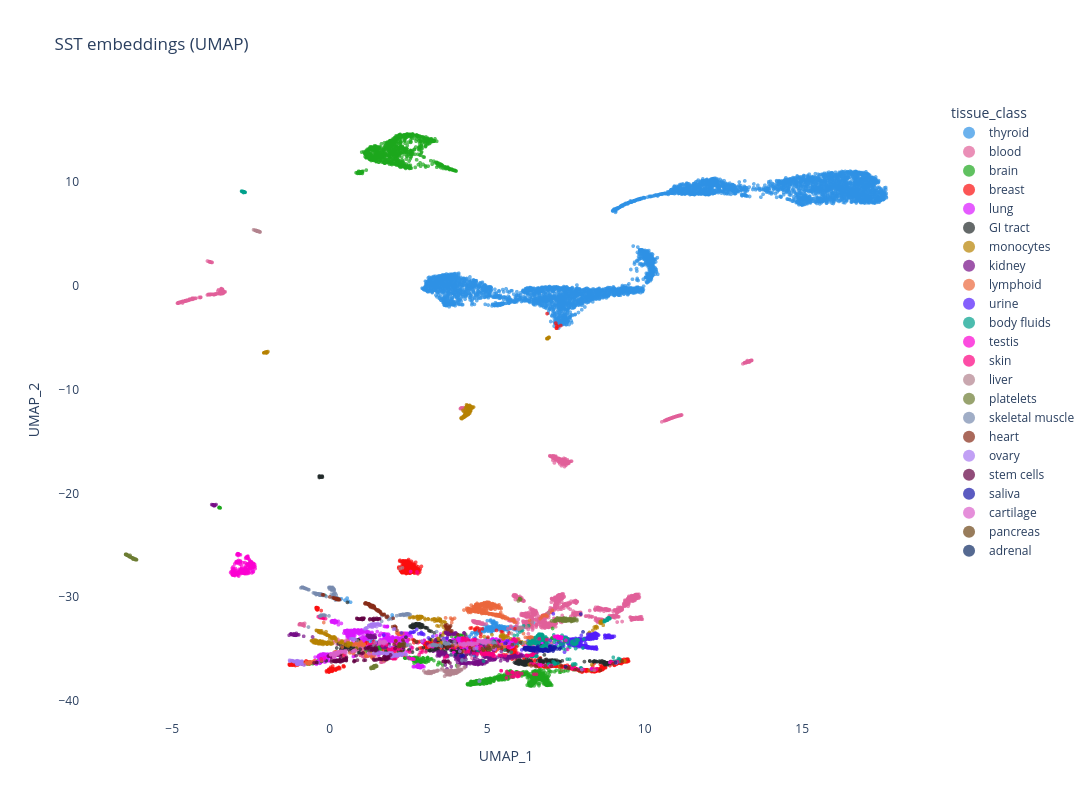

The notebook cell this image was saved under:
### Markdown cell above
## 4. Visualize the SST embeddings (interactive plotly)
`visualize_sst` reduces with UMAP/PCA/t-SNE and returns an interactive plotly figure. `color_by` colours the points; `hover` adds extra metadata to the tooltip. UMAP defaults: `n_neighbors=75, min_dist=0.3, random_state=42` (override via kwargs).

### Code cell
fig = visualize_sst(
    out_mapped,
    metadata=obs,                 # carries the new 'tissue_class' column
    color_by="tissue_class",
    hover=["tissue", "acquisition", "split"],
    method="umap",
    width=1500, height=800,
)

### Figure 1 — Plotly figure (JSON) as saved in the notebook; plotly's stock layout.template omitted (floating-point values rounded to 4 significant figures; data arrays with more than 128 entries replaced by an {"elided": "..."} marker saying what was removed)
{"data": [{"customdata": {"elided": "5512x4 str values"}, "hovertemplate": "tissue_class=thyroid<br>UMAP_1=%{x}<br>UMAP_2=%{y}<br>sample_id=%{customdata[0]}<br>tissue=%{customdata[1]}<br>acquisition=%{customdata[2]}<br>split=%{customdata[3]}<extra></extra>", "legendgroup": "thyroid", "marker": {"color": "#2E91E5", "line": {"width": 0}, "opacity": 0.7, "size": 4, "symbol": "circle"}, "mode": "markers", "name": "thyroid", "showlegend": true, "type": "scattergl", "x": {"elided": "5512 float values"}, "xaxis": "x", "y": {"elided": "5512 float values"}, "yaxis": "y"}, {"customdata": {"elided": "2167x4 str values"}, "hovertemplate": "tissue_class=blood<br>UMAP_1=%{x}<br>UMAP_2=%{y}<br>sample_id=%{customdata[0]}<br>tissue=%{customdata[1]}<br>acquisition=%{customdata[2]}<br>split=%{customdata[3]}<extra></extra>", "legendgroup": "blood", "marker": {"color": "#E15F99", "line": {"width": 0}, "opacity": 0.7, "size": 4, "symbol": "circle"}, "mode": "markers", "name": "blood", "showlegend": true, "type": "scattergl", "x": {"elided": "2167 float values"}, "xaxis": "x", "y": {"elided": "2167 float values"}, "yaxis": "y"}, {"customdata": {"elided": "1831x4 str values"}, "hovertemplate": "tissue_class=brain<br>UMAP_1=%{x}<br>UMAP_2=%{y}<br>sample_id=%{customdata[0]}<br>tissue=%{customdata[1]}<br>acquisition=%{customdata[2]}<br>split=%{customdata[3]}<extra></extra>", "legendgroup": "brain", "marker": {"color": "#1CA71C", "line": {"width": 0}, "opacity": 0.7, "size": 4, "symbol": "circle"}, "mode": "markers", "name": "brain", "showlegend": true, "type": "scattergl", "x": {"elided": "1831 float values"}, "xaxis": "x", "y": {"elided": "1831 float values"}, "yaxis": "y"}, {"customdata": {"elided": "1143x4 str values"}, "hovertemplate": "tissue_class=breast<br>UMAP_1=%{x}<br>UMAP_2=%{y}<br>sample_id=%{customdata[0]}<br>tissue=%{customdata[1]}<br>acquisition=%{customdata[2]}<br>split=%{customdata[3]}<extra></extra>", "legendgroup": "breast", "marker": {"color": "#FB0D0D", "line": {"width": 0}, "opacity": 0.7, "size": 4, "symbol": "circle"}, "mode": "markers", "name": "breast", "showlegend": true, "type": "scattergl", "x": {"elided": "1143 float values"}, "xaxis": "x", "y": {"elided": "1143 float values"}, "yaxis": "y"}, {"customdata": {"elided": "937x4 str values"}, "hovertemplate": "tissue_class=lung<br>UMAP_1=%{x}<br>UMAP_2=%{y}<br>sample_id=%{customdata[0]}<br>tissue=%{customdata[1]}<br>acquisition=%{customdata[2]}<br>split=%{customdata[3]}<extra></extra>", "legendgroup": "lung", "marker": {"color": "#DA16FF", "line": {"width": 0}, "opacity": 0.7, "size": 4, "symbol": "circle"}, "mode": "markers", "name": "lung", "showlegend": true, "type": "scattergl", "x": {"elided": "937 float values"}, "xaxis": "x", "y": {"elided": "937 float values"}, "yaxis": "y"}, {"customdata": {"elided": "521x4 str values"}, "hovertemplate": "tissue_class=GI tract<br>UMAP_1=%{x}<br>UMAP_2=%{y}<br>sample_id=%{customdata[0]}<br>tissue=%{customdata[1]}<br>acquisition=%{customdata[2]}<br>split=%{customdata[3]}<extra></extra>", "legendgroup": "GI tract", "marker": {"color": "#222A2A", "line": {"width": 0}, "opacity": 0.7, "size": 4, "symbol": "circle"}, "mode": "markers", "name": "GI tract", "showlegend": true, "type": "scattergl", "x": {"elided": "521 float values"}, "xaxis": "x", "y": {"elided": "521 float values"}, "yaxis": "y"}, {"customdata": {"elided": "491x4 str values"}, "hovertemplate": "tissue_class=monocytes<br>UMAP_1=%{x}<br>UMAP_2=%{y}<br>sample_id=%{customdata[0]}<br>tissue=%{customdata[1]}<br>acquisition=%{customdata[2]}<br>split=%{customdata[3]}<extra></extra>", "legendgroup": "monocytes", "marker": {"color": "#B68100", "line": {"width": 0}, "opacity": 0.7, "size": 4, "symbol": "circle"}, "mode": "markers", "name": "monocytes", "showlegend": true, "type": "scattergl", "x": {"elided": "491 float values"}, "xaxis": "x", "y": {"elided": "491 float values"}, "yaxis": "y"}, {"customdata": {"elided": "446x4 str values"}, "hovertemplate": "tissue_class=kidney<br>UMAP_1=%{x}<br>UMAP_2=%{y}<br>sample_id=%{customdata[0]}<br>tissue=%{customdata[1]}<br>acquisition=%{customdata[2]}<br>split=%{customdata[3]}<extra></extra>", "legendgroup": "kidney", "marker": {"color": "#750D86", "line": {"width": 0}, "opacity": 0.7, "size": 4, "symbol": "circle"}, "mode": "markers", "name": "kidney", "showlegend": true, "type": "scattergl", "x": {"elided": "446 float values"}, "xaxis": "x", "y": {"elided": "446 float values"}, "yaxis": "y"}, {"customdata": {"elided": "433x4 str values"}, "hovertemplate": "tissue_class=lymphoid<br>UMAP_1=%{x}<br>UMAP_2=%{y}<br>sample_id=%{customdata[0]}<br>tissue=%{customdata[1]}<br>acquisition=%{customdata[2]}<br>split=%{customdata[3]}<extra></extra>", "legendgroup": "lymphoid", "marker": {"color": "#EB663B", "line": {"width": 0}, "opacity": 0.7, "size": 4, "symbol": "circle"}, "mode": "markers", "name": "lymphoid", "showlegend": true, "type": "scattergl", "x": {"elided": "433 float values"}, "xaxis": "x", "y": {"elided": "433 float values"}, "yaxis": "y"}, {"customdata": {"elided": "393x4 str values"}, "hovertemplate": "tissue_class=urine<br>UMAP_1=%{x}<br>UMAP_2=%{y}<br>sample_id=%{customdata[0]}<br>tissue=%{customdata[1]}<br>acquisition=%{customdata[2]}<br>split=%{customdata[3]}<extra></extra>", "legendgroup": "urine", "marker": {"color": "#511CFB", "line": {"width": 0}, "opacity": 0.7, "size": 4, "symbol": "circle"}, "mode": "markers", "name": "urine", "showlegend": true, "type": "scattergl", "x": {"elided": "393 float values"}, "xaxis": "x", "y": {"elided": "393 float values"}, "yaxis": "y"}, {"customdata": {"elided": "365x4 str values"}, "hovertemplate": "tissue_class=body fluids<br>UMAP_1=%{x}<br>UMAP_2=%{y}<br>sample_id=%{customdata[0]}<br>tissue=%{customdata[1]}<br>acquisition=%{customdata[2]}<br>split=%{customdata[3]}<extra></extra>", "legendgroup": "body fluids", "marker": {"color": "#00A08B", "line": {"width": 0}, "opacity": 0.7, "size": 4, "symbol": "circle"}, "mode": "markers", "name": "body fluids", "showlegend": true, "type": "scattergl", "x": {"elided": "365 float values"}, "xaxis": "x", "y": {"elided": "365 float values"}, "yaxis": "y"}, {"customdata": {"elided": "316x4 str values"}, "hovertemplate": "tissue_class=testis<br>UMAP_1=%{x}<br>UMAP_2=%{y}<br>sample_id=%{customdata[0]}<br>tissue=%{customdata[1]}<br>acquisition=%{customdata[2]}<br>split=%{customdata[3]}<extra></extra>", "legendgroup": "testis", "marker": {"color": "#FB00D1", "line": {"width": 0}, "opacity": 0.7, "size": 4, "symbol": "circle"}, "mode": "markers", "name": "testis", "showlegend": true, "type": "scattergl", "x": {"elided": "316 float values"}, "xaxis": "x", "y": {"elided": "316 float values"}, "yaxis": "y"}, {"customdata": {"elided": "264x4 str values"}, "hovertemplate": "tissue_class=skin<br>UMAP_1=%{x}<br>UMAP_2=%{y}<br>sample_id=%{customdata[0]}<br>tissue=%{customdata[1]}<br>acquisition=%{customdata[2]}<br>split=%{customdata[3]}<extra></extra>", "legendgroup": "skin", "marker": {"color": "#FC0080", "line": {"width": 0}, "opacity": 0.7, "size": 4, "symbol": "circle"}, "mode": "markers", "name": "skin", "showlegend": true, "type": "scattergl", "x": {"elided": "264 float values"}, "xaxis": "x", "y": {"elided": "264 float values"}, "yaxis": "y"}, {"customdata": {"elided": "256x4 str values"}, "hovertemplate": "tissue_class=liver<br>UMAP_1=%{x}<br>UMAP_2=%{y}<br>sample_id=%{customdata[0]}<br>tissue=%{customdata[1]}<br>acquisition=%{customdata[2]}<br>split=%{customdata[3]}<extra></extra>", "legendgroup": "liver", "marker": {"color": "#B2828D", "line": {"width": 0}, "opacity": 0.7, "size": 4, "symbol": "circle"}, "mode": "markers", "name": "liver", "showlegend": true, "type": "scattergl", "x": {"elided": "256 float values"}, "xaxis": "x", "y": {"elided": "256 float values"}, "yaxis": "y"}, {"customdata": {"elided": "250x4 str values"}, "hovertemplate": "tissue_class=platelets<br>UMAP_1=%{x}<br>UMAP_2=%{y}<br>sample_id=%{customdata[0]}<br>tissue=%{customdata[1]}<br>acquisition=%{customdata[2]}<br>split=%{customdata[3]}<extra></extra>", "legendgroup": "platelets", "marker": {"color": "#6C7C32", "line": {"width": 0}, "opacity": 0.7, "size": 4, "symbol": "circle"}, "mode": "markers", "name": "platelets", "showlegend": true, "type": "scattergl", "x": {"elided": "250 float values"}, "xaxis": "x", "y": {"elided": "250 float values"}, "yaxis": "y"}, {"customdata": {"elided": "235x4 str values"}, "hovertemplate": "tissue_class=skeletal muscle<br>UMAP_1=%{x}<br>UMAP_2=%{y}<br>sample_id=%{customdata[0]}<br>tissue=%{customdata[1]}<br>acquisition=%{customdata[2]}<br>split=%{customdata[3]}<extra></extra>", "legendgroup": "skeletal muscle", "marker": {"color": "#778AAE", "line": {"width": 0}, "opacity": 0.7, "size": 4, "symbol": "circle"}, "mode": "markers", "name": "skeletal muscle", "showlegend": true, "type": "scattergl", "x": {"elided": "235 float values"}, "xaxis": "x", "y": {"elided": "235 float values"}, "yaxis": "y"}, {"customdata": {"elided": "169x4 str values"}, "hovertemplate": "tissue_class=heart<br>UMAP_1=%{x}<br>UMAP_2=%{y}<br>sample_id=%{customdata[0]}<br>tissue=%{customdata[1]}<br>acquisition=%{customdata[2]}<br>split=%{customdata[3]}<extra></extra>", "legendgroup": "heart", "marker": {"color": "#862A16", "line": {"width": 0}, "opacity": 0.7, "size": 4, "symbol": "circle"}, "mode": "markers", "name": "heart", "showlegend": true, "type": "scattergl", "x": {"elided": "169 float values"}, "xaxis": "x", "y": {"elided": "169 float values"}, "yaxis": "y"}, {"customdata": {"elided": "169x4 str values"}, "hovertemplate": "tissue_class=ovary<br>UMAP_1=%{x}<br>UMAP_2=%{y}<br>sample_id=%{customdata[0]}<br>tissue=%{customdata[1]}<br>acquisition=%{customdata[2]}<br>split=%{customdata[3]}<extra></extra>", "legendgroup": "ovary", "marker": {"color": "#A777F1", "line": {"width": 0}, "opacity": 0.7, "size": 4, "symbol": "circle"}, "mode": "markers", "name": "ovary", "showlegend": true, "type": "scattergl", "x": {"elided": "169 float values"}, "xaxis": "x", "y": {"elided": "169 float values"}, "yaxis": "y"}, {"customdata": {"elided": "166x4 str values"}, "hovertemplate": "tissue_class=stem cells<br>UMAP_1=%{x}<br>UMAP_2=%{y}<br>sample_id=%{customdata[0]}<br>tissue=%{customdata[1]}<br>acquisition=%{customdata[2]}<br>split=%{customdata[3]}<extra></extra>", "legendgroup": "stem cells", "marker": {"color": "#620042", "line": {"width": 0}, "opacity": 0.7, "size": 4, "symbol": "circle"}, "mode": "markers", "name": "stem cells", "showlegend": true, "type": "scattergl", "x": {"elided": "166 float values"}, "xaxis": "x", "y": {"elided": "166 float values"}, "yaxis": "y"}, {"customdata": {"elided": "130x4 str values"}, "hovertemplate": "tissue_class=saliva<br>UMAP_1=%{x}<br>UMAP_2=%{y}<br>sample_id=%{customdata[0]}<br>tissue=%{customdata[1]}<br>acquisition=%{customdata[2]}<br>split=%{customdata[3]}<extra></extra>", "legendgroup": "saliva", "marker": {"color": "#1616A7", "line": {"width": 0}, "opacity": 0.7, "size": 4, "symbol": "circle"}, "mode": "markers", "name": "saliva", "showlegend": true, "type": "scattergl", "x": {"elided": "130 float values"}, "xaxis": "x", "y": {"elided": "130 float values"}, "yaxis": "y"}, {"customdata": {"elided": "122x4 str values"}, "hovertemplate": "tissue_class=cartilage<br>UMAP_1=%{x}<br>UMAP_2=%{y}<br>sample_id=%{customdata[0]}<br>tissue=%{customdata[1]}<br>acquisition=%{customdata[2]}<br>split=%{customdata[3]}<extra></extra>", "legendgroup": "cartilage", "marker": {"color": "#DA60CA", "line": {"width": 0}, "opacity": 0.7, "size": 4, "symbol": "circle"}, "mode": "markers", "name": "cartilage", "showlegend": true, "type": "scattergl", "x": [4.464, 0.02668, 0.1993, 0.3728, 0.2843, 0.2101, 0.2272, 0.169, 4.261, 0.5034, 4.487, 4.502, 4.556, 3.154, 3.984, 4.301, 4.553, 4.23, 0.3874, 4.207, 0.2855, 0.4703, 0.3603, 4.136, 4.144, 0.3534, 0.1301, 0.1778, 0.1401, 0.2567, 0.2727, 4.39, 0.5019, 4.254, 4.654, 4.422, 4.529, 0.04487, 0.2479, 4.398, 0.1993, 4.431, 0.03319, 4.416, 4.48, 0.1363, 0.1364, 0.1203, 0.2693, 0.2063, 0.5149, 0.3762, 0.7127, 0.7698, 1.241, 0.4886, 0.1783, 0.1499, 0.2709, 0.4315, 0.8131, 4.48, 0.7566, 4.391, 4.43, 4.598, 4.493, 4.683, 4.268, 0.2403, 0.08774, 4.291, 4.281, 4.205, 1.595, 1.59, 1.585, 1.716, 1.676, 1.452, 1.721, 1.73, 1.586, 1.711, 1.763, 1.587, 1.633, 1.622, 1.694, 1.78, 4.925, 4.894, 4.847, 4.881, 4.733, 4.759, 4.995, 4.89, 4.913, 4.898, 5.018, 4.772, 4.736, 4.714, 4.717, 4.823, 4.96, 5.214, 5.243, 4.912, 4.928, 4.89, 4.906, 4.858, 5.082, 4.957, 4.911, 5.029, 5.008, 4.871, 5.028, 4.902], "xaxis": "x", "y": [-34.43, -35.56, -35.37, -35.22, -35.28, -35.34, -35.43, -35.42, -34.5, -35.27, -34.49, -34.54, -34.56, -34.73, -34.59, -34.52, -34.45, -34.65, -35.26, -34.52, -35.46, -35.3, -35.28, -34.5, -34.55, -35.24, -35.77, -35.69, -35.53, -35.32, -35.37, -34.45, -35.16, -34.55, -34.49, -34.47, -34.57, -35.53, -35.28, -34.52, -35.54, -34.46, -35.53, -34.53, -34.5, -35.67, -35.81, -35.39, -35.38, -35.35, -35.37, -35.29, -35.26, -35.18, -35.44, -35.26, -35.53, -35.38, -35.33, -35.21, -35.1, -34.47, -35.16, -34.42, -34.46, -34.45, -34.51, -34.47, -34.47, -35.53, -35.49, -34.53, -34.68, -34.56, -34.27, -34.4, -34.32, -34.48, -34.39, -34.4, -34.34, -34.23, -34.28, -34.3, -34.3, -34.44, -34.4, -34.38, -34.32, -34.41, -34.3, -34.26, -34.26, -34.22, -34.23, -34.26, -34.24, -34.24, -34.29, -34.21, -34.21, -34.23, -34.2, -34.24, -34.24, -34.19, -34.36, -34.98, -35.02, -34.36, -34.25, -34.36, -34.3, -34.4, -34.33, -34.43, -34.16, -34.28, -34.23, -34.3, -34.25, -34.33], "yaxis": "y"}, {"customdata": [["PXD000561_PXD000561-Sample 59", "pancreas", "DDA", "train"], ["PXD000561_PXD000561-Sample 60", "pancreas", "DDA", "train"], ["PXD009254_VO10_L5", "pancreas", "DDA", "train"], ["PXD009254_VO11_L6", "pancreas", "DDA", "train"], ["PXD009254_VO12_L1", "pancreas", "DDA", "train"], ["PXD009254_VO14_L4", "pancreas", "DDA", "train"], ["PXD009254_VO16_E5", "pancreas", "DDA", "train"], ["PXD009254_VO17_E6", "pancreas", "DDA", "train"], ["PXD009254_VO1_E1", "pancreas", "DDA", "train"], ["PXD009254_VO2_E2", "pancreas", "DDA", "train"], ["PXD009254_VO3_E3", "pancreas", "DDA", "train"], ["PXD009254_VO5_L2", "pancreas", "DDA", "train"], ["PXD009254_VO6_L3", "pancreas", "DDA", "train"], ["PXD009254_VO7_E4", "pancreas", "DDA", "train"], ["PXD010150_Nanowell_2DLC_islet_10_RZCol_270bar_55cm_022318", "pancreas", "DDA", "train"], ["PXD010150_Nanowell_2DLC_islet_11_RZCol_270bar_55cm_022318", "pancreas", "DDA", "train"], ["PXD010150_Nanowell_2DLC_islet_12_RZCol_270bar_55cm_022318", "pancreas", "DDA", "train"], ["PXD010150_Nanowell_2DLC_islet_1_RZCol_270bar_55cm_022318", "pancreas", "DDA", "train"], ["PXD010150_Nanowell_2DLC_islet_2_RZCol_270bar_55cm_022318", "pancreas", "DDA", "train"], ["PXD010150_Nanowell_2DLC_islet_3_RZCol_270bar_55cm_022318", "pancreas", "DDA", "train"], ["PXD010150_Nanowell_2DLC_islet_4_RZCol_270bar_55cm_022318", "pancreas", "DDA", "train"], ["PXD010150_Nanowell_2DLC_islet_5_RZCol_270bar_55cm_022318", "pancreas", "DDA", "train"], ["PXD010150_Nanowell_2DLC_islet_6_RZCol_270bar_55cm_022318", "pancreas", "DDA", "train"], ["PXD010150_Nanowell_2DLC_islet_7_RZCol_270bar_55cm_022318", "pancreas", "DDA", "train"], ["PXD010150_Nanowell_2DLC_islet_8_RZCol_270bar_55cm_022318", "pancreas", "DDA", "train"], ["PXD010150_Nanowell_2DLC_islet_9_RZCol_270bar_55cm_022318", "pancreas", "DDA", "train"], ["PXD020192_PXD020192-Sample 62", "pancreas", "DDA", "train"]], "hovertemplate": "tissue_class=pancreas<br>UMAP_1=%{x}<br>UMAP_2=%{y}<br>sample_id=%{customdata[0]}<br>tissue=%{customdata[1]}<br>acquisition=%{customdata[2]}<br>split=%{customdata[3]}<extra></extra>", "legendgroup": "pancreas", "marker": {"color": "#6C4516", "line": {"width": 0}, "opacity": 0.7, "size": 4, "symbol": "circle"}, "mode": "markers", "name": "pancreas", "showlegend": true, "type": "scattergl", "x": [2.764, 9.282, 5.104, 5.034, 5.203, 5.086, 5.451, 4.846, 4.875, 4.985, 5.012, 3.908, 5.245, 5.341, 2.18, 2.248, 2.369, 2.367, 2.343, 2.206, 2.234, 2.215, 2.223, 2.281, 2.295, 2.3, 5.794], "xaxis": "x", "y": [-34.31, -36.16, -35.03, -34.73, -34.83, -34.87, -34.83, -34.96, -35.12, -34.97, -35.09, -34.64, -34.67, -34.72, -34.78, -34.71, -34.71, -34.45, -34.54, -34.53, -34.58, -34.51, -34.71, -34.6, -34.56, -34.55, -34.58], "yaxis": "y"}, {"customdata": [["PXD000561_PXD000561-Sample 2", "adrenal gland", "DDA", "train"], ["PXD000561_PXD000561-Sample 49", "adrenal gland", "DDA", "train"], ["PXD020192_PXD020192-Sample 21", "adrenal gland", "DDA", "train"], ["PXD020192_PXD020192-Sample 22", "adrenal gland", "DDA", "train"]], "hovertemplate": "tissue_class=adrenal<br>UMAP_1=%{x}<br>UMAP_2=%{y}<br>sample_id=%{customdata[0]}<br>tissue=%{customdata[1]}<br>acquisition=%{customdata[2]}<br>split=%{customdata[3]}<extra></extra>", "legendgroup": "adrenal", "marker": {"color": "#0D2A63", "line": {"width": 0}, "opacity": 0.7, "size": 4, "symbol": "circle"}, "mode": "markers", "name": "adrenal", "showlegend": true, "type": "scattergl", "x": [9.077, 7.491, 3.851, 3.995], "xaxis": "x", "y": [-36.3, -36.7, -35.57, -35.56], "yaxis": "y"}], "layout": {"height": 800, "legend": {"itemsizing": "constant", "title": {"text": "tissue_class"}, "tracegroupgap": 0}, "paper_bgcolor": "white", "plot_bgcolor": "white", "title": {"text": "SST embeddings (UMAP)"}, "width": 1500, "xaxis": {"anchor": "y", "domain": [0, 1], "title": {"text": "UMAP_1"}}, "yaxis": {"anchor": "x", "domain": [0, 1], "title": {"text": "UMAP_2"}}}}
